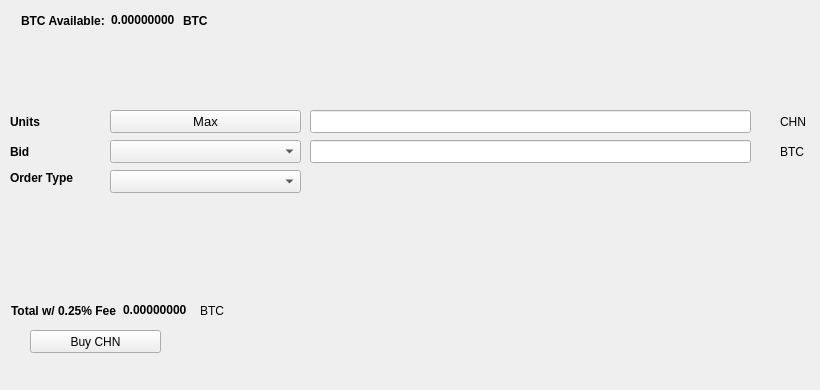
   <widget class="QWidget" name="BuyTab">
    <attribute name="title">
     <string>Buy</string>
    </attribute>
    <widget class="QPushButton" name="BuyCHN">
     <property name="geometry">
      <rect>
       <x>30</x>
       <y>330</y>
       <width>131</width>
       <height>23</height>
      </rect>
     </property>
     <property name="text">
      <string>Buy CHN</string>
     </property>
     <property name="icon">
      <iconset resource="../chronon.qrc">
       <normaloff>:/icons/bitcoin</normaloff>:/icons/bitcoin</iconset>
     </property>
    </widget>
    <widget class="QLabel" name="label_3">
     <property name="geometry">
      <rect>
       <x>10</x>
       <y>110</y>
       <width>46</width>
       <height>23</height>
      </rect>
     </property>
     <property name="font">
      <font>
       <weight>75</weight>
       <bold>true</bold>
      </font>
     </property>
     <property name="text">
      <string>Units</string>
     </property>
    </widget>
    <widget class="QLineEdit" name="UnitsInput">
     <property name="geometry">
      <rect>
       <x>310</x>
       <y>110</y>
       <width>441</width>
       <height>23</height>
      </rect>
     </property>
     <property name="font">
      <font>
       <pointsize>9</pointsize>
       <weight>75</weight>
       <bold>true</bold>
      </font>
     </property>
    </widget>
    <widget class="QLineEdit" name="BuyBidPriceEdit">
     <property name="geometry">
      <rect>
       <x>310</x>
       <y>140</y>
       <width>441</width>
       <height>23</height>
      </rect>
     </property>
     <property name="font">
      <font>
       <pointsize>9</pointsize>
       <weight>75</weight>
       <bold>true</bold>
      </font>
     </property>
    </widget>
    <widget class="QLabel" name="label_4">
     <property name="geometry">
      <rect>
       <x>780</x>
       <y>110</y>
       <width>31</width>
       <height>23</height>
      </rect>
     </property>
     <property name="text">
      <string>CHN</string>
     </property>
    </widget>
    <widget class="QLabel" name="label_5">
     <property name="geometry">
      <rect>
       <x>780</x>
       <y>140</y>
       <width>31</width>
       <height>23</height>
      </rect>
     </property>
     <property name="text">
      <string>BTC</string>
     </property>
    </widget>
    <widget class="QLabel" name="label_6">
     <property name="geometry">
      <rect>
       <x>10</x>
       <y>140</y>
       <width>46</width>
       <height>23</height>
      </rect>
     </property>
     <property name="font">
      <font>
       <weight>75</weight>
       <bold>true</bold>
      </font>
     </property>
     <property name="text">
      <string>Bid</string>
     </property>
    </widget>
    <widget class="QLabel" name="label_7">
     <property name="geometry">
      <rect>
       <x>10</x>
       <y>170</y>
       <width>91</width>
       <height>16</height>
      </rect>
     </property>
     <property name="font">
      <font>
       <weight>75</weight>
       <bold>true</bold>
      </font>
     </property>
     <property name="text">
      <string>Order Type</string>
     </property>
    </widget>
    <widget class="QPushButton" name="Buy_Max_Amount">
     <property name="geometry">
      <rect>
       <x>110</x>
       <y>110</y>
       <width>191</width>
       <height>23</height>
      </rect>
     </property>
     <property name="font">
      <font>
       <pointsize>10</pointsize>
      </font>
     </property>
     <property name="text">
      <string>Max</string>
     </property>
    </widget>
    <widget class="QComboBox" name="BuyBidcomboBox">
     <property name="geometry">
      <rect>
       <x>110</x>
       <y>140</y>
       <width>191</width>
       <height>23</height>
      </rect>
     </property>
     <property name="font">
      <font>
       <pointsize>10</pointsize>
      </font>
     </property>
    </widget>
    <widget class="QComboBox" name="buyOrdertypeCombo">
     <property name="geometry">
      <rect>
       <x>110</x>
       <y>170</y>
       <width>191</width>
       <height>23</height>
      </rect>
     </property>
     <property name="font">
      <font>
       <pointsize>10</pointsize>
      </font>
     </property>
    </widget>
    <widget class="QWidget" name="layoutWidget1">
     <property name="geometry">
      <rect>
       <x>21</x>
       <y>11</y>
       <width>227</width>
       <height>19</height>
      </rect>
     </property>
     <layout class="QHBoxLayout" name="horizontalLayout_3">
      <item>
       <widget class="QLabel" name="label232">
        <property name="font">
         <font>
          <weight>75</weight>
          <bold>true</bold>
         </font>
        </property>
        <property name="text">
         <string>BTC Available:</string>
        </property>
       </widget>
      </item>
      <item>
       <widget class="QLabel" name="BtcAvailableLbl">
        <property name="palette">
         <palette>
          <active>
           <colorrole role="WindowText">
            <brush brushstyle="SolidPattern">
             <color alpha="255">
              <red>0</red>
              <green>0</green>
              <blue>0</blue>
             </color>
            </brush>
           </colorrole>
           <colorrole role="Button">
            <brush brushstyle="SolidPattern">
             <color alpha="255">
              <red>0</red>
              <green>170</green>
              <blue>0</blue>
             </color>
            </brush>
           </colorrole>
           <colorrole role="Light">
            <brush brushstyle="SolidPattern">
             <color alpha="255">
              <red>0</red>
              <green>255</green>
              <blue>0</blue>
             </color>
            </brush>
           </colorrole>
           <colorrole role="Midlight">
            <brush brushstyle="SolidPattern">
             <color alpha="255">
              <red>0</red>
              <green>212</green>
              <blue>0</blue>
             </color>
            </brush>
           </colorrole>
           <colorrole role="Dark">
            <brush brushstyle="SolidPattern">
             <color alpha="255">
              <red>0</red>
              <green>85</green>
              <blue>0</blue>
             </color>
            </brush>
           </colorrole>
           <colorrole role="Mid">
            <brush brushstyle="SolidPattern">
             <color alpha="255">
              <red>0</red>
              <green>113</green>
              <blue>0</blue>
             </color>
            </brush>
           </colorrole>
           <colorrole role="Text">
            <brush brushstyle="SolidPattern">
             <color alpha="255">
              <red>0</red>
              <green>170</green>
              <blue>0</blue>
             </color>
            </brush>
           </colorrole>
           <colorrole role="BrightText">
            <brush brushstyle="SolidPattern">
             <color alpha="255">
              <red>255</red>
              <green>255</green>
              <blue>255</blue>
             </color>
            </brush>
           </colorrole>
           <colorrole role="ButtonText">
            <brush brushstyle="SolidPattern">
             <color alpha="255">
              <red>0</red>
              <green>0</green>
              <blue>0</blue>
             </color>
            </brush>
           </colorrole>
           <colorrole role="Base">
            <brush brushstyle="SolidPattern">
             <color alpha="255">
              <red>255</red>
              <green>255</green>
              <blue>255</blue>
             </color>
            </brush>
           </colorrole>
           <colorrole role="Window">
            <brush brushstyle="SolidPattern">
             <color alpha="255">
              <red>0</red>
              <green>170</green>
              <blue>0</blue>
             </color>
            </brush>
           </colorrole>
           <colorrole role="Shadow">
            <brush brushstyle="SolidPattern">
             <color alpha="255">
              <red>0</red>
              <green>0</green>
              <blue>0</blue>
             </color>
            </brush>
           </colorrole>
           <colorrole role="AlternateBase">
            <brush brushstyle="SolidPattern">
             <color alpha="255">
              <red>127</red>
              <green>212</green>
              <blue>127</blue>
             </color>
            </brush>
           </colorrole>
           <colorrole role="ToolTipBase">
            <brush brushstyle="SolidPattern">
             <color alpha="255">
              <red>255</red>
              <green>255</green>
              <blue>220</blue>
             </color>
            </brush>
           </colorrole>
           <colorrole role="ToolTipText">
            <brush brushstyle="SolidPattern">
             <color alpha="255">
              <red>0</red>
              <green>0</green>
              <blue>0</blue>
             </color>
            </brush>
           </colorrole>
          </active>
          <inactive>
           <colorrole role="WindowText">
            <brush brushstyle="SolidPattern">
             <color alpha="255">
              <red>0</red>
              <green>0</green>
              <blue>0</blue>
             </color>
            </brush>
           </colorrole>
           <colorrole role="Button">
            <brush brushstyle="SolidPattern">
             <color alpha="255">
              <red>0</red>
              <green>170</green>
              <blue>0</blue>
             </color>
            </brush>
           </colorrole>
           <colorrole role="Light">
            <brush brushstyle="SolidPattern">
             <color alpha="255">
              <red>0</red>
              <green>255</green>
              <blue>0</blue>
             </color>
            </brush>
           </colorrole>
           <colorrole role="Midlight">
            <brush brushstyle="SolidPattern">
             <color alpha="255">
              <red>0</red>
              <green>212</green>
              <blue>0</blue>
             </color>
            </brush>
           </colorrole>
           <colorrole role="Dark">
            <brush brushstyle="SolidPattern">
             <color alpha="255">
              <red>0</red>
              <green>85</green>
              <blue>0</blue>
             </color>
            </brush>
           </colorrole>
           <colorrole role="Mid">
            <brush brushstyle="SolidPattern">
             <color alpha="255">
              <red>0</red>
              <green>113</green>
              <blue>0</blue>
             </color>
            </brush>
           </colorrole>
           <colorrole role="Text">
            <brush brushstyle="SolidPattern">
             <color alpha="255">
              <red>0</red>
              <green>170</green>
              <blue>0</blue>
             </color>
            </brush>
           </colorrole>
           <colorrole role="BrightText">
            <brush brushstyle="SolidPattern">
             <color alpha="255">
              <red>255</red>
              <green>255</green>
              <blue>255</blue>
             </color>
            </brush>
           </colorrole>
           <colorrole role="ButtonText">
            <brush brushstyle="SolidPattern">
             <color alpha="255">
              <red>0</red>
              <green>0</green>
              <blue>0</blue>
             </color>
            </brush>
           </colorrole>
           <colorrole role="Base">
            <brush brushstyle="SolidPattern">
             <color alpha="255">
              <red>255</red>
              <green>255</green>
              <blue>255</blue>
             </color>
            </brush>
           </colorrole>
           <colorrole role="Window">
            <brush brushstyle="SolidPattern">
             <color alpha="255">
              <red>0</red>
              <green>170</green>
              <blue>0</blue>
             </color>
            </brush>
           </colorrole>
           <colorrole role="Shadow">
            <brush brushstyle="SolidPattern">
             <color alpha="255">
              <red>0</red>
              <green>0</green>
              <blue>0</blue>
             </color>
            </brush>
           </colorrole>
           <colorrole role="AlternateBase">
            <brush brushstyle="SolidPattern">
             <color alpha="255">
              <red>127</red>
              <green>212</green>
              <blue>127</blue>
             </color>
            </brush>
           </colorrole>
           <colorrole role="ToolTipBase">
            <brush brushstyle="SolidPattern">
             <color alpha="255">
              <red>255</red>
              <green>255</green>
              <blue>220</blue>
             </color>
            </brush>
           </colorrole>
           <colorrole role="ToolTipText">
            <brush brushstyle="SolidPattern">
             <color alpha="255">
              <red>0</red>
              <green>0</green>
              <blue>0</blue>
             </color>
            </brush>
           </colorrole>
          </inactive>
          <disabled>
           <colorrole role="WindowText">
            <brush brushstyle="SolidPattern">
             <color alpha="255">
              <red>0</red>
              <green>85</green>
              <blue>0</blue>
             </color>
            </brush>
           </colorrole>
           <colorrole role="Button">
            <brush brushstyle="SolidPattern">
             <color alpha="255">
              <red>0</red>
              <green>170</green>
              <blue>0</blue>
             </color>
            </brush>
           </colorrole>
           <colorrole role="Light">
            <brush brushstyle="SolidPattern">
             <color alpha="255">
              <red>0</red>
              <green>255</green>
              <blue>0</blue>
             </color>
            </brush>
           </colorrole>
           <colorrole role="Midlight">
            <brush brushstyle="SolidPattern">
             <color alpha="255">
              <red>0</red>
              <green>212</green>
              <blue>0</blue>
             </color>
            </brush>
           </colorrole>
           <colorrole role="Dark">
            <brush brushstyle="SolidPattern">
             <color alpha="255">
              <red>0</red>
              <green>85</green>
              <blue>0</blue>
             </color>
            </brush>
           </colorrole>
           <colorrole role="Mid">
            <brush brushstyle="SolidPattern">
             <color alpha="255">
              <red>0</red>
              <green>113</green>
              <blue>0</blue>
             </color>
            </brush>
           </colorrole>
           <colorrole role="Text">
            <brush brushstyle="SolidPattern">
             <color alpha="255">
              <red>0</red>
              <green>85</green>
              <blue>0</blue>
             </color>
            </brush>
           </colorrole>
           <colorrole role="BrightText">
            <brush brushstyle="SolidPattern">
             <color alpha="255">
              <red>255</red>
              <green>255</green>
              <blue>255</blue>
             </color>
            </brush>
           </colorrole>
           <colorrole role="ButtonText">
            <brush brushstyle="SolidPattern">
             <color alpha="255">
              <red>0</red>
              <green>85</green>
              <blue>0</blue>
             </color>
            </brush>
           </colorrole>
           <colorrole role="Base">
            <brush brushstyle="SolidPattern">
             <color alpha="255">
              <red>0</red>
              <green>170</green>
              <blue>0</blue>
             </color>
            </brush>
           </colorrole>
           <colorrole role="Window">
            <brush brushstyle="SolidPattern">
             <color alpha="255">
              <red>0</red>
              <green>170</green>
              <blue>0</blue>
             </color>
            </brush>
           </colorrole>
           <colorrole role="Shadow">
            <brush brushstyle="SolidPattern">
             <color alpha="255">
              <red>0</red>
              <green>0</green>
              <blue>0</blue>
             </color>
            </brush>
           </colorrole>
           <colorrole role="AlternateBase">
            <brush brushstyle="SolidPattern">
             <color alpha="255">
              <red>0</red>
              <green>170</green>
              <blue>0</blue>
             </color>
            </brush>
           </colorrole>
           <colorrole role="ToolTipBase">
            <brush brushstyle="SolidPattern">
             <color alpha="255">
              <red>255</red>
              <green>255</green>
              <blue>220</blue>
             </color>
            </brush>
           </colorrole>
           <colorrole role="ToolTipText">
            <brush brushstyle="SolidPattern">
             <color alpha="255">
              <red>0</red>
              <green>0</green>
              <blue>0</blue>
             </color>
            </brush>
           </colorrole>
          </disabled>
         </palette>
        </property>
        <property name="font">
         <font>
          <weight>75</weight>
          <bold>true</bold>
         </font>
        </property>
        <property name="text">
         <string>0.00000000</string>
        </property>
        <property name="textInteractionFlags">
         <set>Qt::LinksAccessibleByMouse|Qt::TextSelectableByKeyboard|Qt::TextSelectableByMouse</set>
        </property>
       </widget>
      </item>
      <item>
       <widget class="QLabel" name="BtcAvailableLbl_2">
        <property name="font">
         <font>
          <weight>75</weight>
          <bold>true</bold>
         </font>
        </property>
        <property name="text">
         <string>BTC</string>
        </property>
       </widget>
      </item>
     </layout>
    </widget>
    <widget class="QWidget" name="layoutWidge2">
     <property name="geometry">
      <rect>
       <x>11</x>
       <y>301</y>
       <width>259</width>
       <height>19</height>
      </rect>
     </property>
     <layout class="QHBoxLayout" name="horizontalLayout_4">
      <item>
       <widget class="QLabel" name="label_9">
        <property name="font">
         <font>
          <weight>75</weight>
          <bold>true</bold>
         </font>
        </property>
        <property name="text">
         <string>Total w/ 0.25% Fee</string>
        </property>
       </widget>
      </item>
      <item>
       <widget class="QLabel" name="BuyCostLabel">
        <property name="palette">
         <palette>
          <active>
           <colorrole role="WindowText">
            <brush brushstyle="SolidPattern">
             <color alpha="255">
              <red>0</red>
              <green>0</green>
              <blue>0</blue>
             </color>
            </brush>
           </colorrole>
           <colorrole role="Button">
            <brush brushstyle="SolidPattern">
             <color alpha="255">
              <red>0</red>
              <green>170</green>
              <blue>0</blue>
             </color>
            </brush>
           </colorrole>
           <colorrole role="Light">
            <brush brushstyle="SolidPattern">
             <color alpha="255">
              <red>0</red>
              <green>255</green>
              <blue>0</blue>
             </color>
            </brush>
           </colorrole>
           <colorrole role="Midlight">
            <brush brushstyle="SolidPattern">
             <color alpha="255">
              <red>0</red>
              <green>212</green>
              <blue>0</blue>
             </color>
            </brush>
           </colorrole>
           <colorrole role="Dark">
            <brush brushstyle="SolidPattern">
             <color alpha="255">
              <red>0</red>
              <green>85</green>
              <blue>0</blue>
             </color>
            </brush>
           </colorrole>
           <colorrole role="Mid">
            <brush brushstyle="SolidPattern">
             <color alpha="255">
              <red>0</red>
              <green>113</green>
              <blue>0</blue>
             </color>
            </brush>
           </colorrole>
           <colorrole role="Text">
            <brush brushstyle="SolidPattern">
             <color alpha="255">
              <red>0</red>
              <green>170</green>
              <blue>0</blue>
             </color>
            </brush>
           </colorrole>
           <colorrole role="BrightText">
            <brush brushstyle="SolidPattern">
             <color alpha="255">
              <red>255</red>
              <green>255</green>
              <blue>255</blue>
             </color>
            </brush>
           </colorrole>
           <colorrole role="ButtonText">
            <brush brushstyle="SolidPattern">
             <color alpha="255">
              <red>0</red>
              <green>0</green>
              <blue>0</blue>
             </color>
            </brush>
           </colorrole>
           <colorrole role="Base">
            <brush brushstyle="SolidPattern">
             <color alpha="255">
              <red>255</red>
              <green>255</green>
              <blue>255</blue>
             </color>
            </brush>
           </colorrole>
           <colorrole role="Window">
            <brush brushstyle="SolidPattern">
             <color alpha="255">
              <red>0</red>
              <green>170</green>
              <blue>0</blue>
             </color>
            </brush>
           </colorrole>
           <colorrole role="Shadow">
            <brush brushstyle="SolidPattern">
             <color alpha="255">
              <red>0</red>
              <green>0</green>
              <blue>0</blue>
             </color>
            </brush>
           </colorrole>
           <colorrole role="AlternateBase">
            <brush brushstyle="SolidPattern">
             <color alpha="255">
              <red>127</red>
              <green>212</green>
              <blue>127</blue>
             </color>
            </brush>
           </colorrole>
           <colorrole role="ToolTipBase">
            <brush brushstyle="SolidPattern">
             <color alpha="255">
              <red>255</red>
              <green>255</green>
              <blue>220</blue>
             </color>
            </brush>
           </colorrole>
           <colorrole role="ToolTipText">
            <brush brushstyle="SolidPattern">
             <color alpha="255">
              <red>0</red>
              <green>0</green>
              <blue>0</blue>
             </color>
            </brush>
           </colorrole>
          </active>
          <inactive>
           <colorrole role="WindowText">
            <brush brushstyle="SolidPattern">
             <color alpha="255">
              <red>0</red>
              <green>0</green>
              <blue>0</blue>
             </color>
            </brush>
           </colorrole>
           <colorrole role="Button">
            <brush brushstyle="SolidPattern">
             <color alpha="255">
              <red>0</red>
              <green>170</green>
              <blue>0</blue>
             </color>
            </brush>
           </colorrole>
           <colorrole role="Light">
            <brush brushstyle="SolidPattern">
             <color alpha="255">
              <red>0</red>
              <green>255</green>
              <blue>0</blue>
             </color>
            </brush>
           </colorrole>
           <colorrole role="Midlight">
            <brush brushstyle="SolidPattern">
             <color alpha="255">
              <red>0</red>
              <green>212</green>
              <blue>0</blue>
             </color>
            </brush>
           </colorrole>
           <colorrole role="Dark">
            <brush brushstyle="SolidPattern">
             <color alpha="255">
              <red>0</red>
              <green>85</green>
              <blue>0</blue>
             </color>
            </brush>
           </colorrole>
           <colorrole role="Mid">
            <brush brushstyle="SolidPattern">
             <color alpha="255">
              <red>0</red>
              <green>113</green>
              <blue>0</blue>
             </color>
            </brush>
           </colorrole>
           <colorrole role="Text">
            <brush brushstyle="SolidPattern">
             <color alpha="255">
              <red>0</red>
              <green>170</green>
              <blue>0</blue>
             </color>
            </brush>
           </colorrole>
           <colorrole role="BrightText">
            <brush brushstyle="SolidPattern">
             <color alpha="255">
              <red>255</red>
              <green>255</green>
              <blue>255</blue>
             </color>
            </brush>
           </colorrole>
           <colorrole role="ButtonText">
            <brush brushstyle="SolidPattern">
             <color alpha="255">
              <red>0</red>
              <green>0</green>
              <blue>0</blue>
             </color>
            </brush>
           </colorrole>
           <colorrole role="Base">
            <brush brushstyle="SolidPattern">
             <color alpha="255">
              <red>255</red>
              <green>255</green>
              <blue>255</blue>
             </color>
            </brush>
           </colorrole>
           <colorrole role="Window">
            <brush brushstyle="SolidPattern">
             <color alpha="255">
              <red>0</red>
              <green>170</green>
              <blue>0</blue>
             </color>
            </brush>
           </colorrole>
           <colorrole role="Shadow">
            <brush brushstyle="SolidPattern">
             <color alpha="255">
              <red>0</red>
              <green>0</green>
              <blue>0</blue>
             </color>
            </brush>
           </colorrole>
           <colorrole role="AlternateBase">
            <brush brushstyle="SolidPattern">
             <color alpha="255">
              <red>127</red>
              <green>212</green>
              <blue>127</blue>
             </color>
            </brush>
           </colorrole>
           <colorrole role="ToolTipBase">
            <brush brushstyle="SolidPattern">
             <color alpha="255">
              <red>255</red>
              <green>255</green>
              <blue>220</blue>
             </color>
            </brush>
           </colorrole>
           <colorrole role="ToolTipText">
            <brush brushstyle="SolidPattern">
             <color alpha="255">
              <red>0</red>
              <green>0</green>
              <blue>0</blue>
             </color>
            </brush>
           </colorrole>
          </inactive>
          <disabled>
           <colorrole role="WindowText">
            <brush brushstyle="SolidPattern">
             <color alpha="255">
              <red>0</red>
              <green>85</green>
              <blue>0</blue>
             </color>
            </brush>
           </colorrole>
           <colorrole role="Button">
            <brush brushstyle="SolidPattern">
             <color alpha="255">
              <red>0</red>
              <green>170</green>
              <blue>0</blue>
             </color>
            </brush>
           </colorrole>
           <colorrole role="Light">
            <brush brushstyle="SolidPattern">
             <color alpha="255">
              <red>0</red>
              <green>255</green>
              <blue>0</blue>
             </color>
            </brush>
           </colorrole>
           <colorrole role="Midlight">
            <brush brushstyle="SolidPattern">
             <color alpha="255">
              <red>0</red>
              <green>212</green>
              <blue>0</blue>
             </color>
            </brush>
           </colorrole>
           <colorrole role="Dark">
            <brush brushstyle="SolidPattern">
             <color alpha="255">
              <red>0</red>
              <green>85</green>
              <blue>0</blue>
             </color>
            </brush>
           </colorrole>
           <colorrole role="Mid">
            <brush brushstyle="SolidPattern">
             <color alpha="255">
              <red>0</red>
              <green>113</green>
              <blue>0</blue>
             </color>
            </brush>
           </colorrole>
           <colorrole role="Text">
            <brush brushstyle="SolidPattern">
             <color alpha="255">
              <red>0</red>
              <green>85</green>
              <blue>0</blue>
             </color>
            </brush>
           </colorrole>
           <colorrole role="BrightText">
            <brush brushstyle="SolidPattern">
             <color alpha="255">
              <red>255</red>
              <green>255</green>
              <blue>255</blue>
             </color>
            </brush>
           </colorrole>
           <colorrole role="ButtonText">
            <brush brushstyle="SolidPattern">
             <color alpha="255">
              <red>0</red>
              <green>85</green>
              <blue>0</blue>
             </color>
            </brush>
           </colorrole>
           <colorrole role="Base">
            <brush brushstyle="SolidPattern">
             <color alpha="255">
              <red>0</red>
              <green>170</green>
              <blue>0</blue>
             </color>
            </brush>
           </colorrole>
           <colorrole role="Window">
            <brush brushstyle="SolidPattern">
             <color alpha="255">
              <red>0</red>
              <green>170</green>
              <blue>0</blue>
             </color>
            </brush>
           </colorrole>
           <colorrole role="Shadow">
            <brush brushstyle="SolidPattern">
             <color alpha="255">
              <red>0</red>
              <green>0</green>
              <blue>0</blue>
             </color>
            </brush>
           </colorrole>
           <colorrole role="AlternateBase">
            <brush brushstyle="SolidPattern">
             <color alpha="255">
              <red>0</red>
              <green>170</green>
              <blue>0</blue>
             </color>
            </brush>
           </colorrole>
           <colorrole role="ToolTipBase">
            <brush brushstyle="SolidPattern">
             <color alpha="255">
              <red>255</red>
              <green>255</green>
              <blue>220</blue>
             </color>
            </brush>
           </colorrole>
           <colorrole role="ToolTipText">
            <brush brushstyle="SolidPattern">
             <color alpha="255">
              <red>0</red>
              <green>0</green>
              <blue>0</blue>
             </color>
            </brush>
           </colorrole>
          </disabled>
         </palette>
        </property>
        <property name="font">
         <font>
          <weight>75</weight>
          <bold>true</bold>
         </font>
        </property>
        <property name="autoFillBackground">
         <bool>false</bool>
        </property>
        <property name="text">
         <string>0.00000000</string>
        </property>
        <property name="textInteractionFlags">
         <set>Qt::LinksAccessibleByMouse|Qt::TextSelectableByMouse</set>
        </property>
       </widget>
      </item>
      <item>
       <widget class="QLabel" name="label_10">
        <property name="font">
         <font>
          <weight>50</weight>
          <bold>false</bold>
         </font>
        </property>
        <property name="text">
         <string>BTC</string>
        </property>
       </widget>
      </item>
     </layout>
    </widget>
    <widget class="QLabel" name="label_24">
     <property name="geometry">
      <rect>
       <x>460</x>
       <y>300</y>
       <width>281</width>
       <height>81</height>
      </rect>
     </property>
     <property name="text">
      <string/>
     </property>
     <property name="pixmap">
      <pixmap>:/images/bittrex</pixmap>
     </property>
    </widget>
   </widget>
